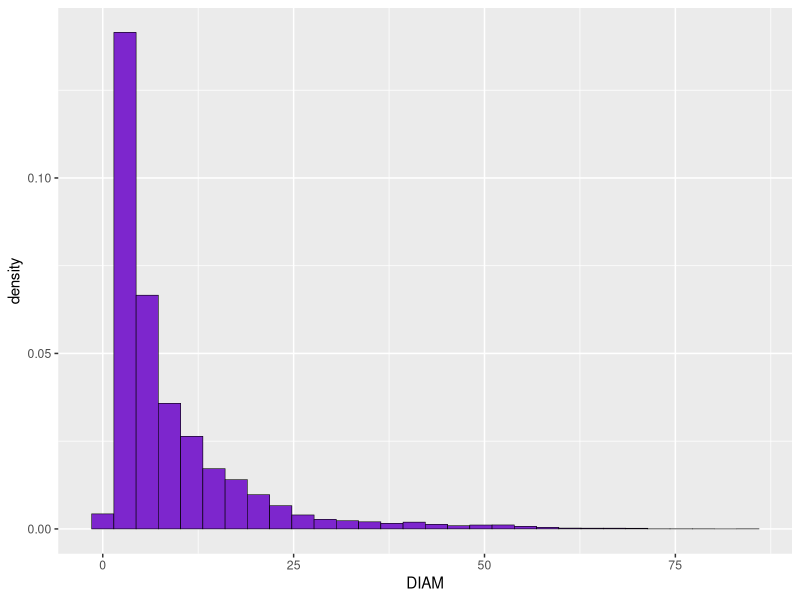
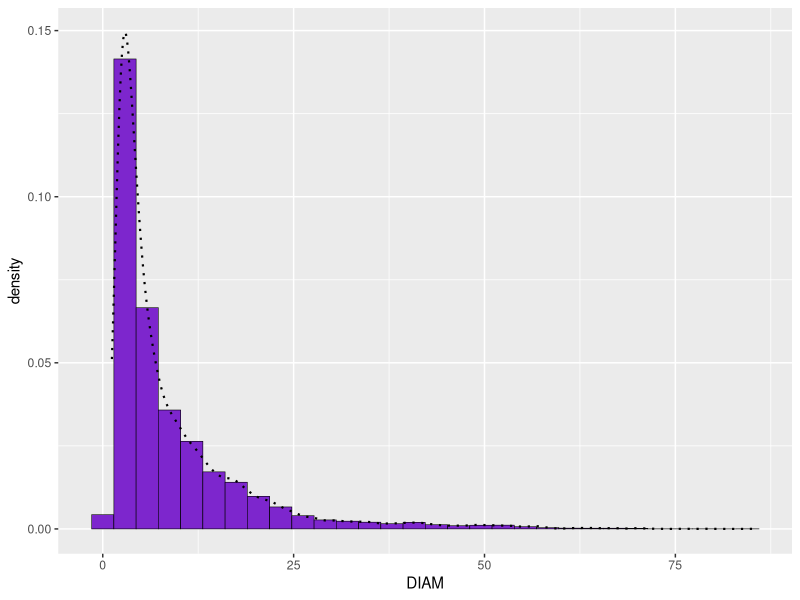
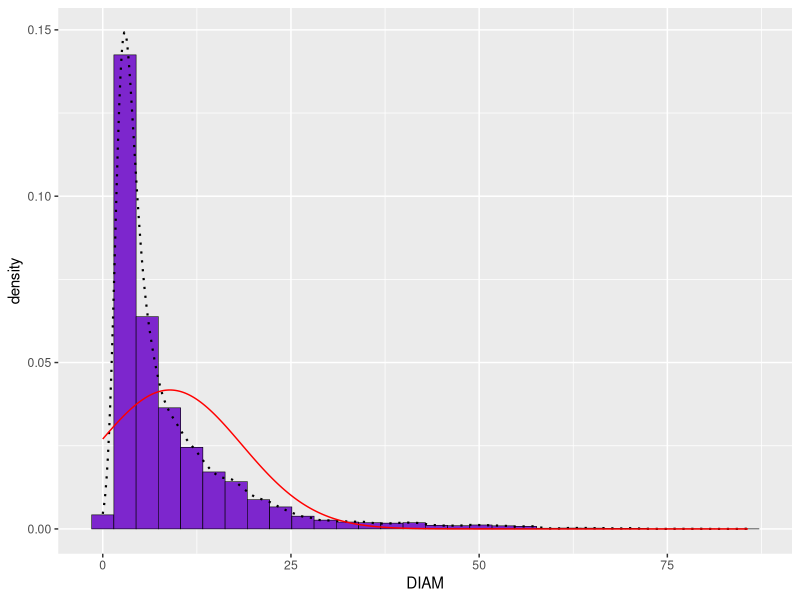
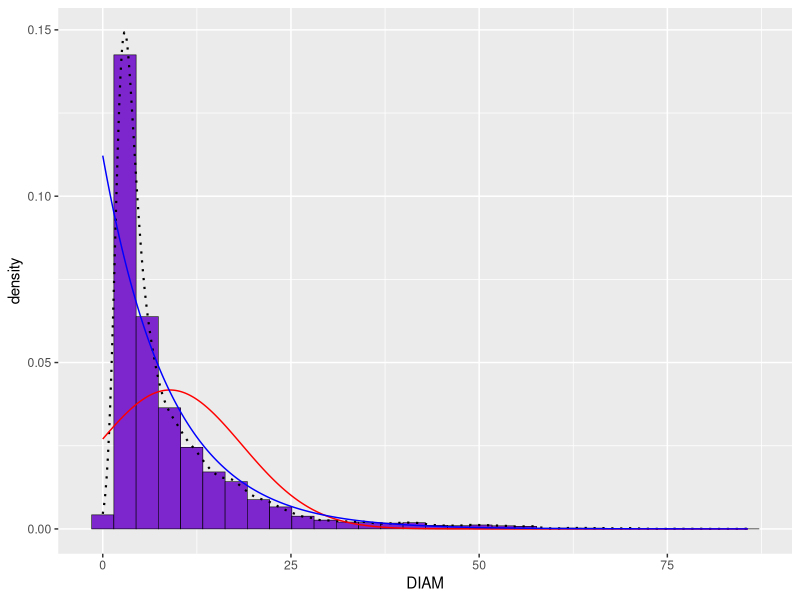
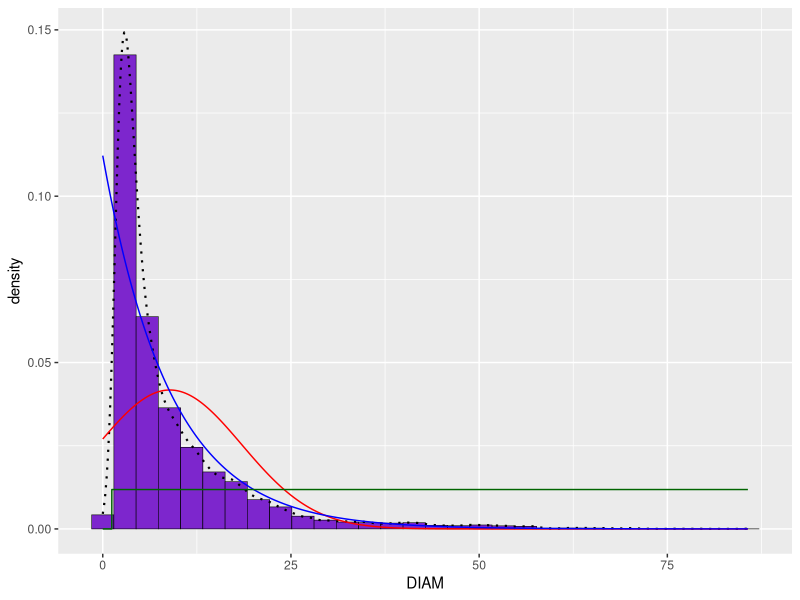
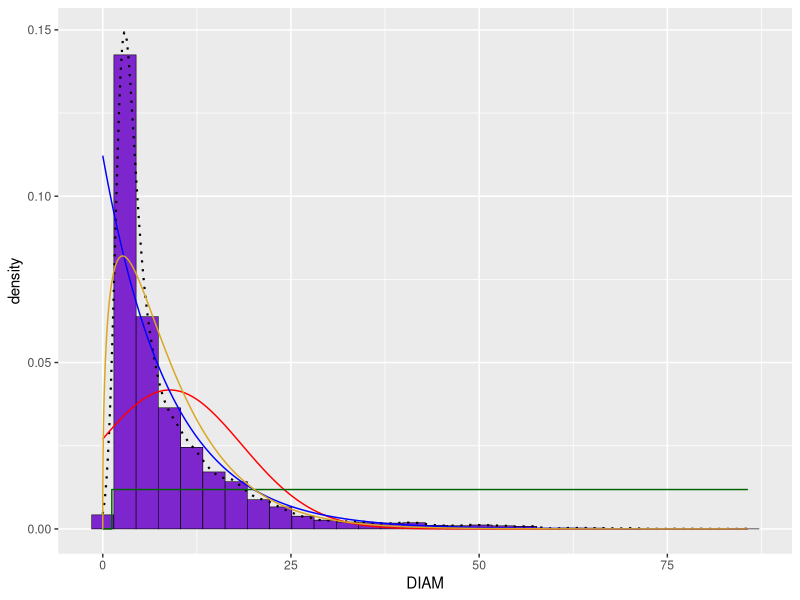
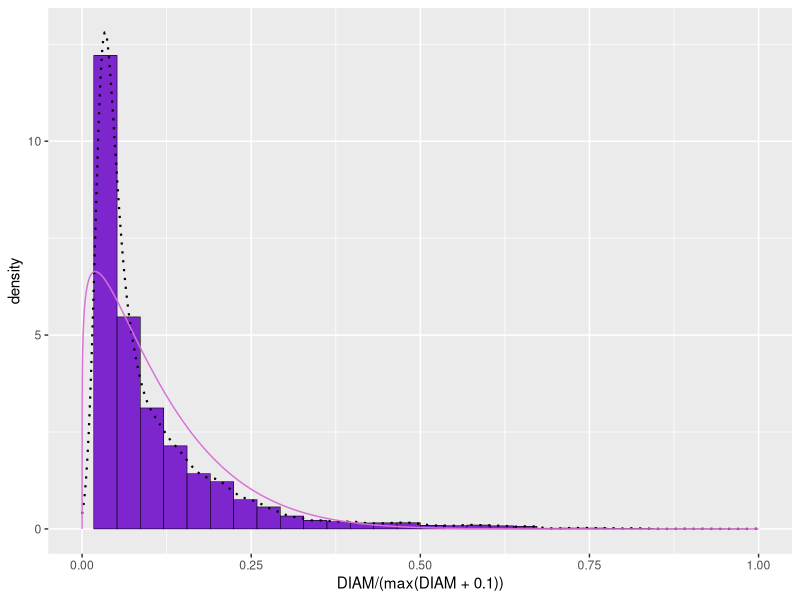
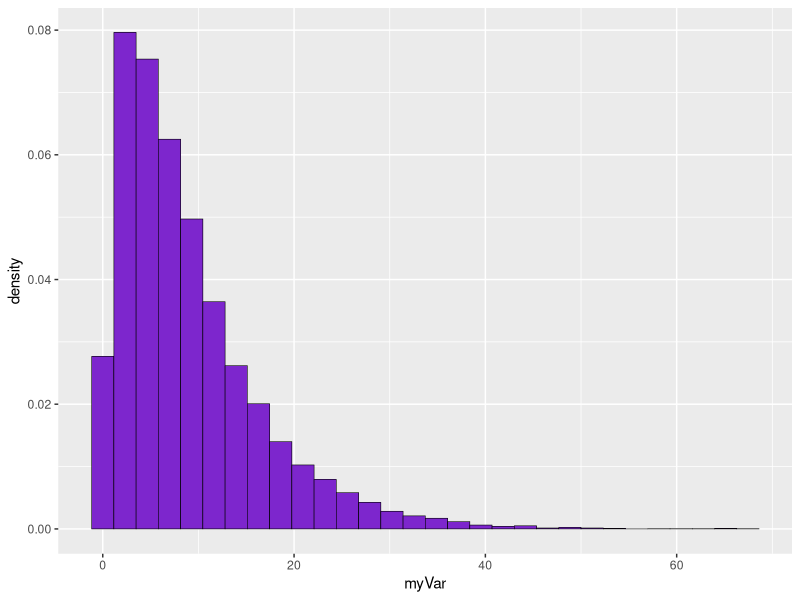

Generate these figures, in order, with R:
## ---- chunk 1
# Bring in my file
z <- read.table("CH_data_1965_2015.csv",header=TRUE,sep=",", stringsAsFactors=FALSE)
# View aspects of my file
str(z)
summary(z)
head(z)
## ---- chunk 2
library(ggplot2) # for graphics
library(MASS) # for maximum likelihood estimation
## ---- chunk 3
# quick and dirty, a truncated normal distribution to work on the solution set

# z <- rnorm(n=3000,mean=0.2)
# z <- data.frame(1:3000,z)
# names(z) <- list("ID","myVar")
# z <- z[z$myVar>0,]
# str(z)
## ---- chunk 4
p1 <- ggplot(data=z, aes(x=DIAM, y=..density..)) +
  geom_histogram(color="black",fill="purple3",size=0.2) 
print(p1)
## ---- chunk 5
p1 <-  p1 +  geom_density(linetype="dotted",size=0.75)
print(p1)
## ---- chunk 6
normPars <- fitdistr(z$DIAM,"normal")
print(normPars)
## ---- chunk 7
str(normPars)
## ---- chunk 8
normPars$estimate["mean"] # note structure of getting a named attribute
## ---- chunk 9
# determine and assign maximum likelihood values for a normal distribution
meanML <- normPars$estimate["mean"]
sdML <- normPars$estimate["sd"]
# Create the normal probability density curve
xval <- seq(0,max(z$DIAM),len=length(z$DIAM))

 stat <- stat_function(aes(x = xval, y = ..y..), fun = dnorm, colour="red", n = length(z$DIAM), args = list(mean = meanML, sd = sdML))
 p1 + stat
## ---- chunk 10
# determine and assign maximum likelihood values for an exponential distribution
expoPars <- fitdistr(z$DIAM,"exponential")
rateML <- expoPars$estimate["rate"]
# Create the exponential probability density curve
stat2 <- stat_function(aes(x = xval, y = ..y..), fun = dexp, colour="blue", n = length(z$DIAM), args = list(rate=rateML))
 p1 + stat + stat2
## ---- chunk 11
stat3 <- stat_function(aes(x = xval, y = ..y..), fun = dunif, colour="darkgreen", n = length(z$DIAM), args = list(min=min(z$DIAM), max=max(z$DIAM)))
 p1 + stat + stat2 + stat3
## ---- chunk 12
# determine and assign maximum likelihood values for a gamma distribution
gammaPars <- fitdistr(z$DIAM,"gamma")
shapeML <- gammaPars$estimate["shape"]
rateML <- gammaPars$estimate["rate"]
# Create the gamma probability density curve
stat4 <- stat_function(aes(x = xval, y = ..y..), fun = dgamma, colour="goldenrod", n = length(z$DIAM), args = list(shape=shapeML, rate=rateML))
 p1 + stat + stat2 + stat3 + stat4
## ---- chunk 13
# Create the new beta plot
pSpecial <- ggplot(data=z, aes(x=DIAM/(max(DIAM + 0.1)), y=..density..)) +
  geom_histogram(color="black",fill="purple3",size=0.2) + 
  xlim(c(0,1)) +
  geom_density(size=0.75,linetype="dotted")
# determine and assign maximum likelihood values for a beta distribution
betaPars <- fitdistr(x=z$DIAM/max(z$DIAM + 0.1),start=list(shape1=1,shape2=2),"beta")
shape1ML <- betaPars$estimate["shape1"]
shape2ML <- betaPars$estimate["shape2"]
# Create the beta probability density curve
statSpecial <- stat_function(aes(x = xval, y = ..y..), fun = dbeta, colour="orchid", n = length(z$DIAM), args = list(shape1=shape1ML,shape2=shape2ML))
pSpecial + statSpecial
## ---- chunk 14
# view the log likelihoods of each model
normPars$loglik
gammaPars$loglik
expoPars$loglik
## ---- chunk 15
# determine the length of DIAM
DIAMlen <- length(z$DIAM)
DIAMlen
# Review gammaPars
gammaPars
# Generate dataset using the same number of values a DIAM and the parameters from gammaPars
w <- rgamma(n=DIAMlen, shape=1.419672107, rate=0.159273859)
# Convert this to a data frame
w <- data.frame(1:DIAMlen,w)
# Label data frame
names(w) <- list("ID","myVar")
# Plot this distribution
p2 <- ggplot(data=w, aes(x=myVar, y=..density..)) +
  geom_histogram(color="black",fill="purple3",size=0.2) 
print(p2)
# Add the gamma probability density curve
stat5 <- stat_function(aes(x = xval, y = ..y..), fun = dgamma, colour="goldenrod", n = length(w$myVar), args = list(shape=shapeML, rate=rateML))
p2 + stat5
# Plot my data with the corresponding gamma probability density curve
p1 + stat4

